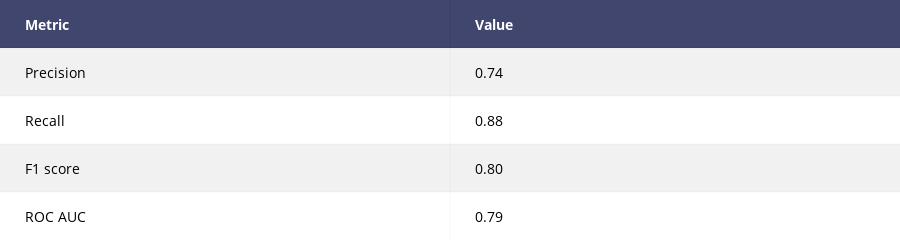

Here is the notebook cell this chart was saved with:
### Code cell
table = table_classification_report(y_true=y_test, y_pred=y_pred)

py.iplot(table, filename='fatigue/clf_report')

### Figure 1 — Plotly figure (JSON) as saved in the notebook; plotly's stock layout.template omitted (floating-point values rounded to 4 significant figures)
{"data": [{"colorscale": [[0, "#00083e"], [0.5, "#ededee"], [1, "#ffffff"]], "hoverinfo": "none", "opacity": 0.75, "showscale": false, "type": "heatmap", "z": [[0, 0], [0.5, 0.5], [1, 1], [0.5, 0.5], [1, 1]]}], "layout": {"annotations": [{"align": "left", "font": {"color": "#ffffff"}, "showarrow": false, "text": "<b>Metric</b>", "x": -0.45, "xanchor": "left", "xref": "x1", "y": 0, "yref": "y1"}, {"align": "left", "font": {"color": "#ffffff"}, "showarrow": false, "text": "<b>Value</b>", "x": 0.55, "xanchor": "left", "xref": "x1", "y": 0, "yref": "y1"}, {"align": "left", "font": {"color": "#000000"}, "showarrow": false, "text": "Precision", "x": -0.45, "xanchor": "left", "xref": "x1", "y": 1, "yref": "y1"}, {"align": "left", "font": {"color": "#000000"}, "showarrow": false, "text": "0.74", "x": 0.55, "xanchor": "left", "xref": "x1", "y": 1, "yref": "y1"}, {"align": "left", "font": {"color": "#000000"}, "showarrow": false, "text": "Recall", "x": -0.45, "xanchor": "left", "xref": "x1", "y": 2, "yref": "y1"}, {"align": "left", "font": {"color": "#000000"}, "showarrow": false, "text": "0.88", "x": 0.55, "xanchor": "left", "xref": "x1", "y": 2, "yref": "y1"}, {"align": "left", "font": {"color": "#000000"}, "showarrow": false, "text": "F1 score", "x": -0.45, "xanchor": "left", "xref": "x1", "y": 3, "yref": "y1"}, {"align": "left", "font": {"color": "#000000"}, "showarrow": false, "text": "0.80", "x": 0.55, "xanchor": "left", "xref": "x1", "y": 3, "yref": "y1"}, {"align": "left", "font": {"color": "#000000"}, "showarrow": false, "text": "ROC AUC", "x": -0.45, "xanchor": "left", "xref": "x1", "y": 4, "yref": "y1"}, {"align": "left", "font": {"color": "#000000"}, "showarrow": false, "text": "0.79", "x": 0.55, "xanchor": "left", "xref": "x1", "y": 4, "yref": "y1"}], "font": {"size": 14}, "height": 200, "margin": {"b": 0, "l": 0, "r": 0, "t": 0}, "xaxis": {"dtick": 1, "gridwidth": 2, "showticklabels": false, "tick0": -0.5, "ticks": "", "zeroline": false}, "yaxis": {"autorange": "reversed", "dtick": 1, "gridwidth": 2, "showticklabels": false, "tick0": 0.5, "ticks": "", "zeroline": false}}}
